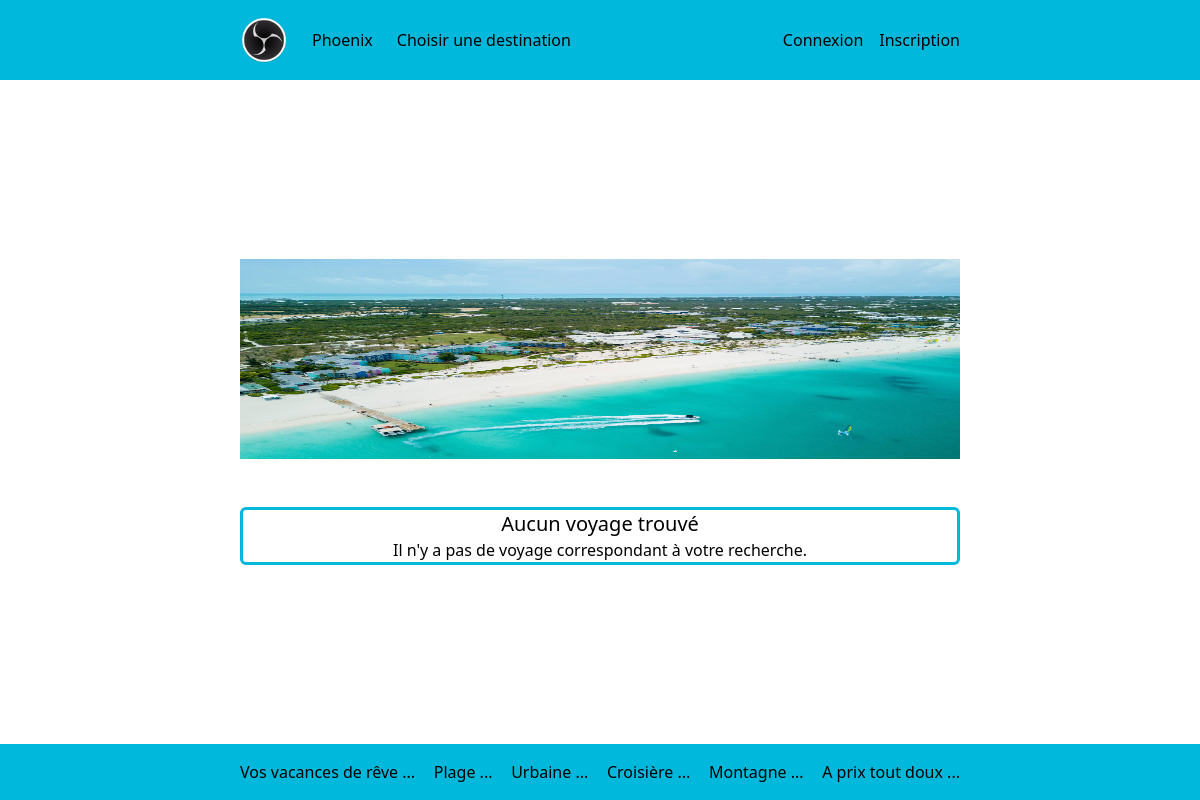
Before: /filtred/1 with the older database file.
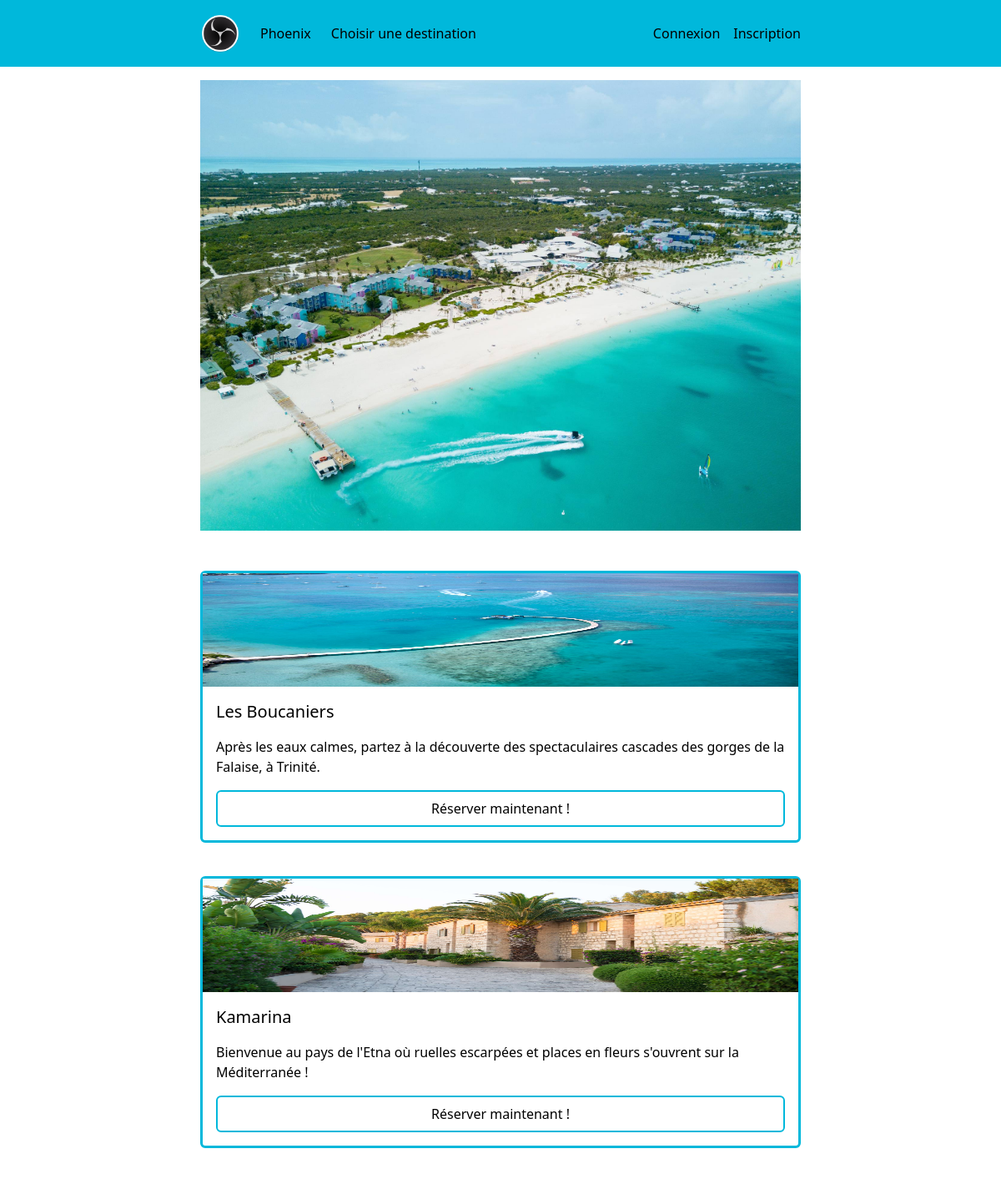
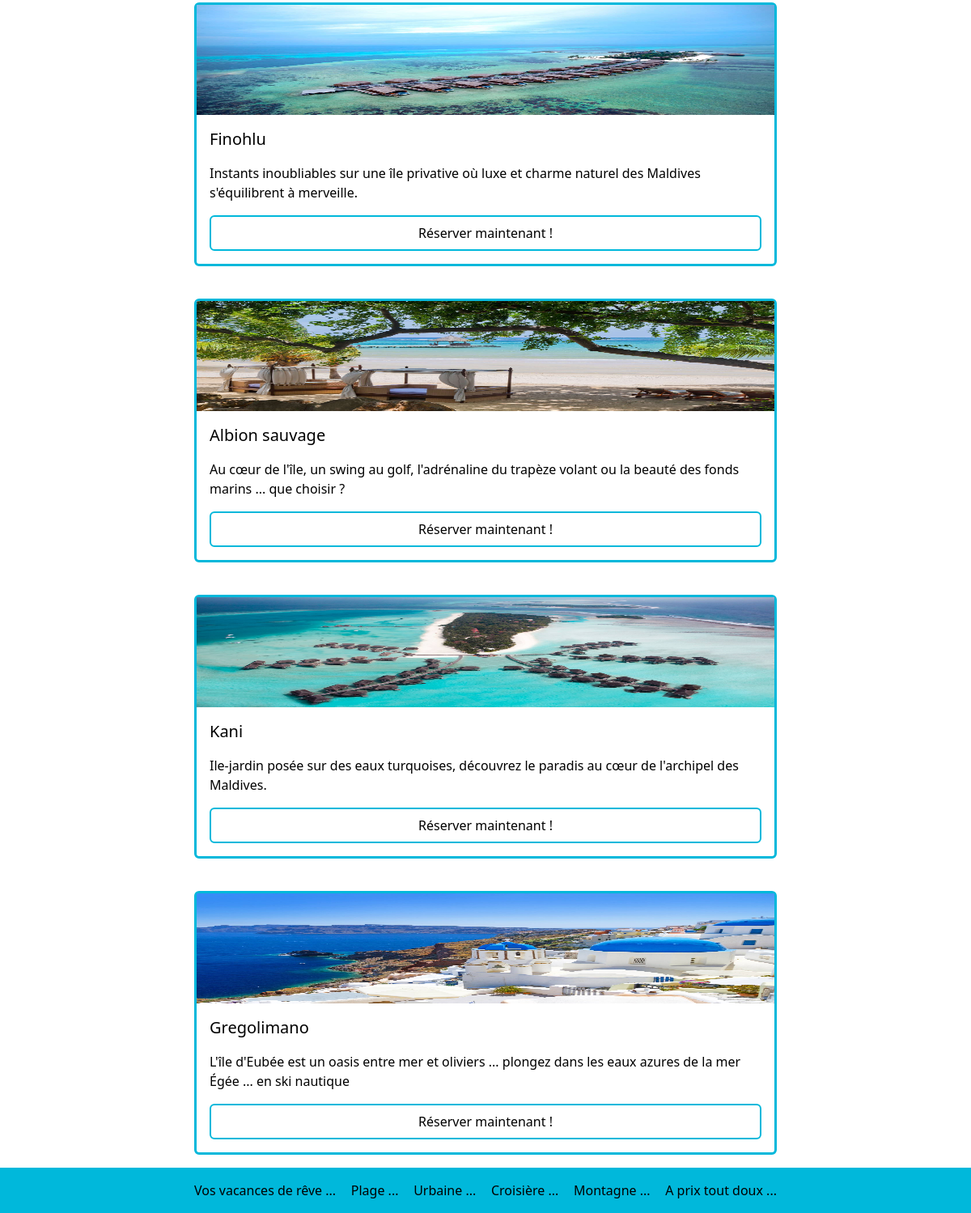
After: the same page with the newer database file (2 pictures, top to bottom).
### tables this page shows
CREATE TABLE `tp_travels` (
  `id` int(11) NOT NULL,
  `name` varchar(45) NOT NULL,
  `description` text NOT NULL,
  `image` varchar(255) NOT NULL,
  `price` float NOT NULL,
  `id_category` int(11) NOT NULL
);

### app/controllers/HomeController.php (called while the page is built, shortened)
<?php
class HomeController
{
    private $travelManager;
    public function __construct()
    {
        $this->travelManager = new TravelManager();
    }
    public function filtredTravel($id_category)
    {
        $travels = $this->travelManager->getTravelsByCategory($id_category);
        require VIEWS . 'content/travel.php';
    }
}

### app/Route.php (called while the page is built, shortened)
<?php
class Route {
    private $path;
    private $callable;
    private $matches = [];
    public function __construct($path, $callable){
        $this->path = trim($path, '/');
        $this->callable = $callable;
    }
    public function match($url){
        $url = trim($url, '/');
        $path = preg_replace('#:([\w]+)#', '([^/]+)', $this->path);
        $regex = "#^$path$#i";
        if(!preg_match($regex, $url, $matches)){
            return false;
        }
        array_shift($matches);
        $this->matches = $matches;
        return true;
    }
    public function call() {
         $rep = explode("@", $this->callable);
         $controller = new $controller();
        return call_user_func_array([$controller, $rep[1]], $this->matches);
    }
}

### app/Router.php (called while the page is built, shortened)
<?php
class Router {
    private $url;
    private $routes = [];
    public function __construct($url){
        $this->url = $url;
    }
    public function get($path, $callable) {
        $route = new Route($path, $callable);
        $this->routes["GET"][] = $route;
        return $route;
    }
    public function post($path, $callable) {
        $route = new Route($path, $callable);
        $this->routes["POST"][] = $route;
        return $route;
    }
    public function run() {
        foreach($this->routes[$_SERVER['REQUEST_METHOD']] as $route){
            if($route->match($this->url)){
                return $route->call();
            }
        }
    }
}

### public/index.php (called while the page is built, shortened)
<?php
$router = new App\Router($_SERVER["REQUEST_URI"]);
$router->get('/', 'HomeController@index');
$router->get('/login', 'UserController@showLogin');
$router->get('/register', 'UserController@showRegister');
$router->post('/register', 'UserController@register');
$router->post('/login', 'UserController@login');
$router->get('/logout', 'UserController@logout');
$router->get('/travel', 'HomeController@travel');
$router->get('/travel/:id', 'OrderController@reservation');
$router->post('/travel/:id', 'OrderController@reservationConfirm');
$router->get('/filtred/:id', 'HomeController@filtredTravel');
$router->post('/confirmation', 'OrderController@confirmation');
$router->get('/admin', 'AdminController@dashboard');
$router->get('/admin/updateTravel/:id', 'AdminController@updateTravel');
$router->post('/admin/updateTravel/:id', 'AdminController@updateTravel');
$router->get('/admin/deleteTravel/:id', 'AdminController@deleteTravel');
$router->get('/admin/updateUser/:id', 'AdminController@updateUser');
$router->post('/admin/updateUser/:id', 'AdminController@updateUser');
$router->get('/admin/deleteUser/:id', 'AdminController@deleteUser');
$router->get('/admin/updateOrder/:id', 'AdminController@updateOrder');
$router->post('/admin/updateOrder/:id', 'AdminController@updateOrder');
$router->get('/admin/deleteOrder/:id', 'AdminController@deleteOrder');
$router->run();

### app/models/Model.php (called while the page is built, shortened)
<?php
class Model
{
    public static function getDb(): \PDO
    {
        $db = new \PDO('mysql:host=' . HOST . ';dbname=' . DATABASE, USER, PASSWORD);
        $db->setAttribute(\PDO::ATTR_ERRMODE, \PDO::ERRMODE_EXCEPTION);
        return $db;
    }
}

### app/models/TravelManager.php (called while the page is built, shortened)
<?php
class TravelManager extends Model
{
    public function getTravelsByCategory($id_category)
    {
        $stmt = 'SELECT * FROM tp_travels WHERE id_category = :id_category';
        $stmt = $this->getDb()->prepare($stmt);
        $stmt->execute(['id_category' => $id_category]);
        $stmt->setFetchMode(\PDO::FETCH_CLASS, Travel::class);
        return $stmt->fetchAll();
    }
}

### app/models/Travel.php (called while the page is built, shortened)
<?php
class Travel
{
    private $id;
    private $name;
    private $description;
    private $image;
    public function getId()
    {
        return $this->id;
    }
    public function getName()
    {
        return $this->name;
    }
    public function getDescription()
    {
        return $this->description;
    }
    public function getImage()
    {
        return $this->image;
    }
}

### resources/views/content/travel.php (the view, shortened to what this page needs)
    <section class="flex flex-col gap-12">
        <img src="../img/turkoise.jpg" alt="hero" class="w-full max-h-[25vh] relative" />
        <ul class="h-full flex flex-wrap justify-between gap-2 gap-y-10 max-xl:flex-col items-center">
            <?php if (empty($travels)) : ?>
                <li class="border-3 border-cyan-500 rounded-md w-full text-center">
                    <h2 class="text-xl">Aucun voyage trouvé</h2>
                    <p>Il n'y a pas de voyage correspondant à votre recherche.</p>
                </li>
            <?php endif; ?>
           <?php foreach ($travels as $travel) : ?>
              <li class="max-w-86 max-xl:max-w-full border-3 border-cyan-500 rounded-md">
                  <img class="w-full h-34" src="../img/<?= $travel->getImage(); ?>" alt="<?= $travel->getName(); ?>" />
                  <div class="flex flex-col gap-4 p-4">
                    <h2 class="text-xl"><?= $travel->getName(); ?></h2>
                    <p><?= $travel->getDescription(); ?></p>
                    <a href="/travel/<?= $travel->getId(); ?>" class="w-full p-2 border-cyan-500 border-2 rounded-md cursor-pointer text-center hover:bg-cyan-500 hover:text-white">Réserver maintenant !</a>
                  </div>
              </li>
           <?php endforeach; ?>
        </ul>
    </section>
<?php $content = ob_get_clean(); ?>
<?php require VIEWS . 'layout.php'; ?>

### resources/views/layout.php (shortened to what this page needs)
<!DOCTYPE html>
<html lang="fr">
<head>
    <link rel="stylesheet" href="../style.css">
    <script src="https://unpkg.com/@tailwindcss/browser@4"></script>
</head>
<body class="flex flex-col min-h-screen w-screen overflow-x-hidden justify-between gap-4">
<header class="relative py-4">
  <nav class="flex items-center justify-between z-99 relative px-[20vw]">
    <div class="flex items-center gap-6">
      <img class="max-w-12" src="../img/Logo.png"/>
      <ul class="flex gap-6">
        <li><a href="/">Phoenix</a></li>
        <li><a href="/travel">Choisir une destination</a></li>
      </ul>
    </div>
    <?php if(isset($_SESSION["user"])) { ?>
      <a href="/logout">Déconnexion</a></li>
    <?php } else { ?>
      <div class="flex gap-4">
        <a href="/login">Connexion</a>
        <a href="/register">Inscription</a>
      </div>
    <?php } ?>
  </nav>
  <span class="w-screen h-full bg-cyan-500 flex absolute top-0 left-0 z-2"/>
</header>
<main class="px-[20vw] h-full">
    <?php echo $content; ?>
</main>
<footer class="relative px-[20vw] py-4">
  <ul class="relative z-99 flex justify-between">
    <li>Vos vacances de rêve ...</li>
    <li><a href="/filtred/1">Plage ...</a></li>
    <li><a href="/filtred/2">Urbaine ...</a></li>
    <li><a href="/filtred/3">Croisière ...</a></li>
    <li><a href="/filtred/4">Montagne ...</a></li>
    <li>A prix tout doux ...</li>
  </ul>
  <span class="w-screen h-full bg-cyan-500 flex absolute top-0 left-0 z-2"/>
</footer>
</body>
</html>

Changed rows visible on the page:
added tp_travels: image (picture), name "Les Boucaniers", description "Après les eaux calmes, partez à la découverte des spectaculaires cascades des gorges de la Falaise, à Trinité."
added tp_travels: image (picture), name "Kamarina", description "Bienvenue au pays de l'Etna où ruelles escarpées et places en fleurs s'ouvrent sur la Méditerranée !"
added tp_travels: image (picture), name "Finohlu", description "Instants inoubliables sur une île privative où luxe et charme naturel des Maldives s'équilibrent à merveille."
added tp_travels: image (picture), name "Albion sauvage", description "Au cœur de l'île, un swing au golf, l'adrénaline du trapèze volant ou la beauté des fonds marins ... que choisir ?"
added tp_travels: image (picture), name "Kani", description "Ile-jardin posée sur des eaux turquoises, découvrez le paradis au cœur de l'archipel des Maldives."
added tp_travels: image (picture), name "Gregolimano", description "L'île d'Eubée est un oasis entre mer et oliviers ... plongez dans les eaux azures de la mer Égée ... en ski nautique"
Other visible differences:
text no longer shown: "Aucun voyage trouvé Il n'y a pas de voyage correspondant à votre recherche."
